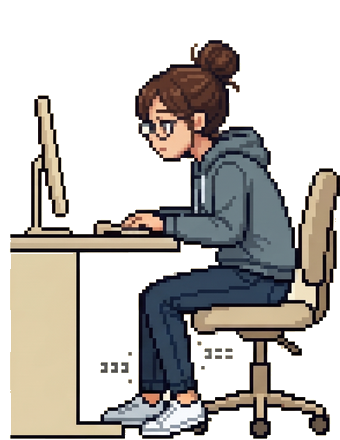
#> input picture src/posture_alert/assets/img/ankle_pump_f_bad.png, 340 x 440 px; its folder holds only this picture in this run
$ python defringe.py
#> lines starting #> are read from the running program, lines starting #| are printed output that depends on the picture; after the words box and inside, x2 and y2 are one past the last pixel; in counts of white or black regions, pixels touching at a corner belong together
"""투명 배경으로 만든 그림의 바깥쪽에 남은 밝은 테두리(하얀 후광·점)를 지운다.

사용: uv run --with pillow --with numpy --with scipy python tools/defringe.py [폴더 또는 파일 ...]
기본은 src/posture_alert/assets/img 아래 전체. 여러 번 돌려도 안전하다.
"""
import sys
from pathlib import Path

import numpy as np
from PIL import Image
from scipy import ndimage as ndi

LIGHT = 130       # 이 값보다 밝은 색(RGB 최솟값)만 후광 후보
ITERATIONS = 2    # 바깥에서 몇 겹까지 벗길지


def defringe(path: Path) -> int:
    a = np.array(Image.open(path).convert("RGBA"))
#> a is the input picture: shape (440, 340, 4); mean R, G, B, A 187.6, 179.1, 160.7, 119.4
    removed = 0
    for _ in range(ITERATIONS):
        transparent = a[..., 3] < 128
        near = ndi.binary_dilation(transparent, structure=np.ones((3, 3))) & ~transparent
        light = a[..., :3].min(axis=2) > LIGHT
        mask = near & light
        removed += int(mask.sum())
        a[mask, 3] = 0
#> this loop made 2 passes
#> removed on passes 1 to 2: 2002, 2341
#> pass 1, in defringe, `transparent = a[..., 3] < 128`:
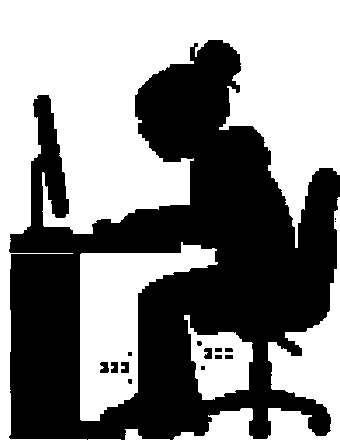
#> transparent: shape (440, 340) bool; 53.2% white; 15 black regions (5 under 20 px), largest, box (x1, y1, x2, y2) and area: (9, 40, 340, 440) 69572, (100, 362, 109, 373) 79, (204, 348, 212, 359) 76
#> pass 1, in defringe, `near = ndi.binary_dilation(transparent, structure=np.ones((3, 3))) & ~..`:
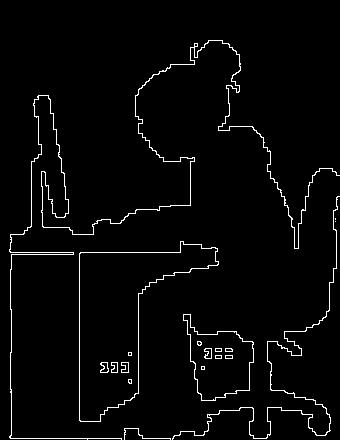
#> near: shape (440, 340) bool; 2.8% white in thin lines or dots, all inside (x1, y1, x2, y2) = (9, 40, 340, 440)
#> pass 1, in defringe, `light = a[..., :3].min(axis=2) > LIGHT`:
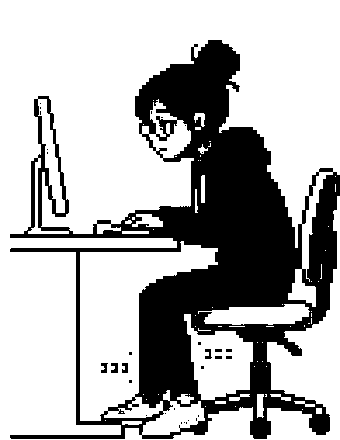
#> light: shape (440, 340) bool; 69.8% white; 31 black regions (24 under 20 px), largest, box (x1, y1, x2, y2) and area: (10, 40, 340, 439) 44795, (111, 363, 118, 373) 55, (122, 363, 128, 373) 49
#> pass 1, in defringe, `mask = near & light`:
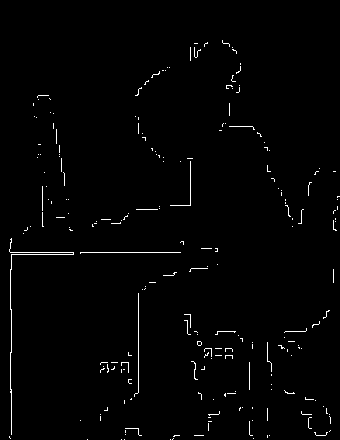
#> mask: shape (440, 340) bool; 1.3% white in thin lines or dots, all inside (x1, y1, x2, y2) = (9, 40, 340, 440)
#> after the loop:
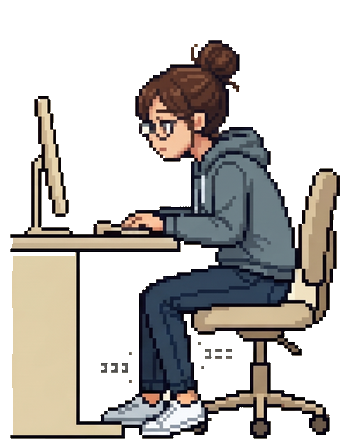
#> a: shape (440, 340, 4); 1.56% of pixels changed, all inside (x1, y1, x2, y2) = (9, 40, 340, 440); transparent parts drawn white
#> after the loop:
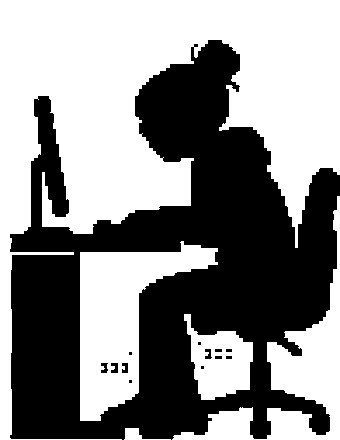
#> transparent: shape (440, 340) bool; 54.5% white; 13 black regions (6 under 20 px), largest, box (x1, y1, x2, y2) and area: (10, 40, 340, 440) 67750, (111, 363, 118, 373) 55, (101, 363, 108, 373) 50
#> after the loop, removed = 2341
    Image.fromarray(a).save(path)
    return removed


def main() -> None:
    args = sys.argv[1:] or ["src/posture_alert/assets/img"]
    files = []
    for arg in args:
        p = Path(arg)
        files += sorted(p.rglob("*.png")) if p.is_dir() else [p]
    for f in files:
        print(f"{f}: {defringe(f)}px")


if __name__ == "__main__":
    main()

$ run again, on src/posture_alert/assets/img/eye_far_m_good.png
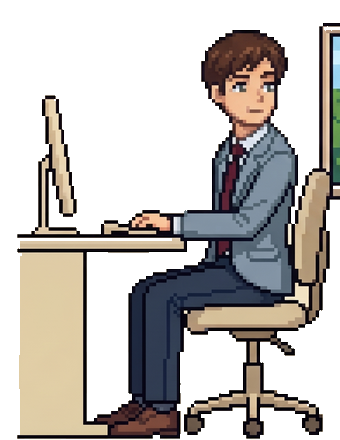
#> input picture src/posture_alert/assets/img/eye_far_m_good.png, 340 x 440 px
#> in defringe, a is the input picture: shape (440, 340, 4); mean R, G, B, A 186.5, 177, 158.2, 116.9
#> the loop in defringe, `for _ in range(ITERATIONS):` made 2 passes
#> removed on passes 1 to 2: 409, 828
#> pass 1, in defringe, `mask = near & light`:
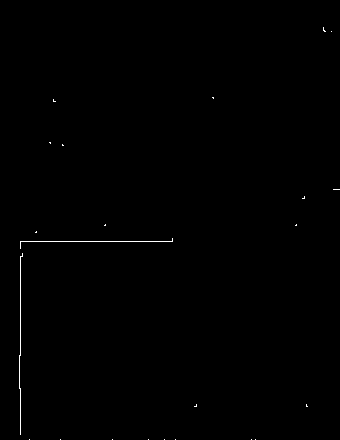
#> mask: shape (440, 340) bool; 0.27% white in thin lines or dots, all inside (x1, y1, x2, y2) = (19, 27, 340, 440)
#> after the loop in defringe, `for _ in range(ITERATIONS):`:
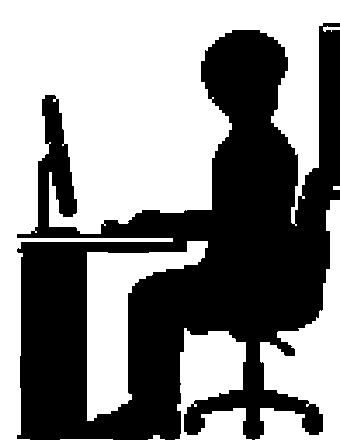
#> transparent: shape (440, 340) bool; 54.4% white; 1 black region, box (x1, y1, x2, y2) and area: (17, 23, 340, 440) 68197
#> after the loop in defringe, `for _ in range(ITERATIONS):`: removed = 828

$ run again, on src/posture_alert/assets/img/glute_squeeze_f_bad.png
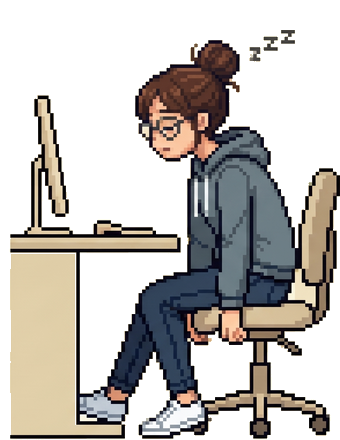
#> input picture src/posture_alert/assets/img/glute_squeeze_f_bad.png, 340 x 440 px
#> in defringe, a is the input picture: shape (440, 340, 4); mean R, G, B, A 187.2, 178.5, 159.7, 120.2
#> the loop in defringe, `for _ in range(ITERATIONS):` made 2 passes
#> removed on passes 1 to 2: 1927, 2466
#> pass 1, in defringe, `mask = near & light`:
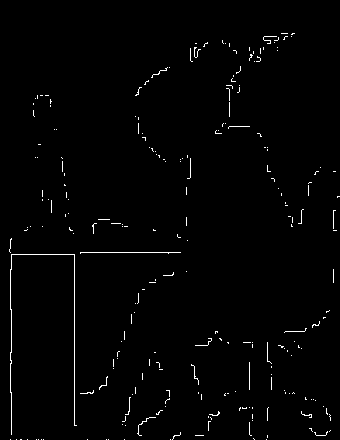
#> mask: shape (440, 340) bool; 1.3% white in thin lines or dots
#> after the loop in defringe, `for _ in range(ITERATIONS):`:
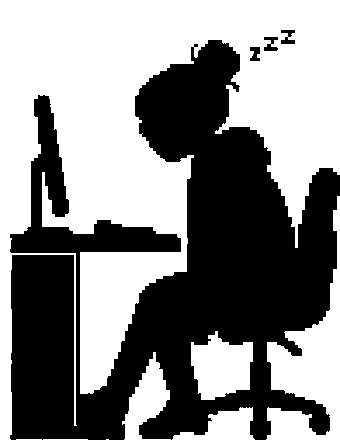
#> transparent: shape (440, 340) bool; 54.1% white; 4 black regions, box (x1, y1, x2, y2) and area: (10, 40, 340, 440) 68264, (281, 30, 295, 44) 121, (264, 37, 278, 51) 120, (250, 47, 260, 61) 106
#> after the loop in defringe, `for _ in range(ITERATIONS):`: removed = 2466
